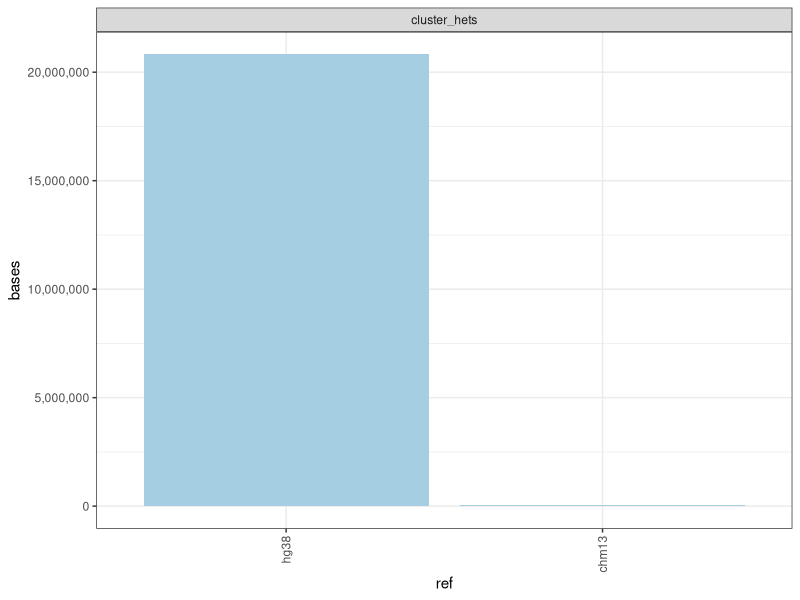
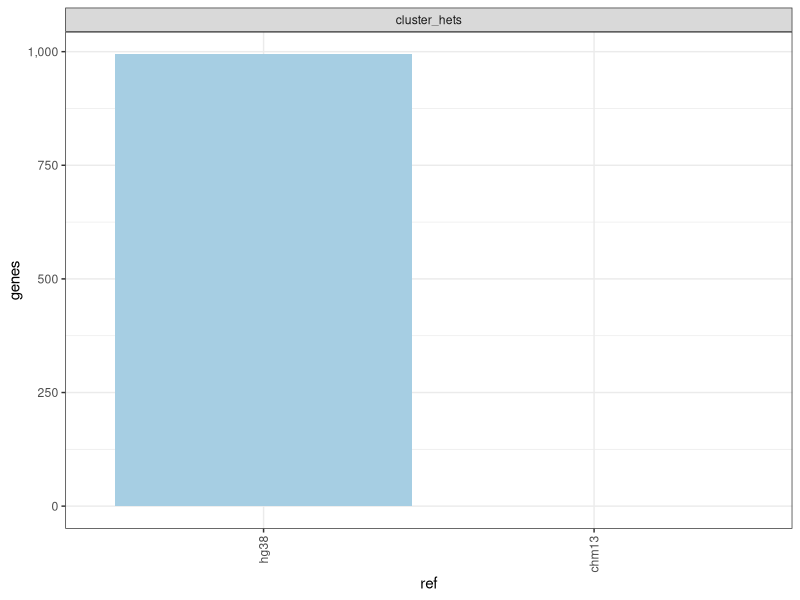
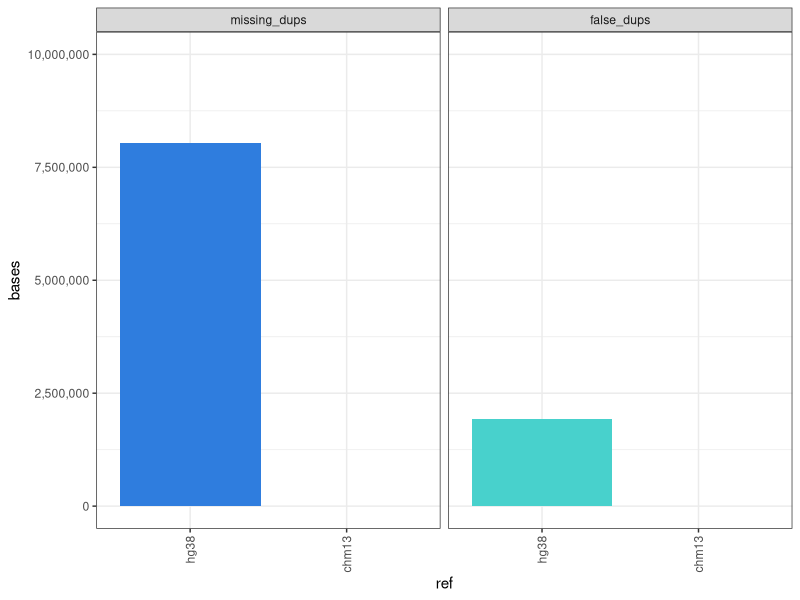
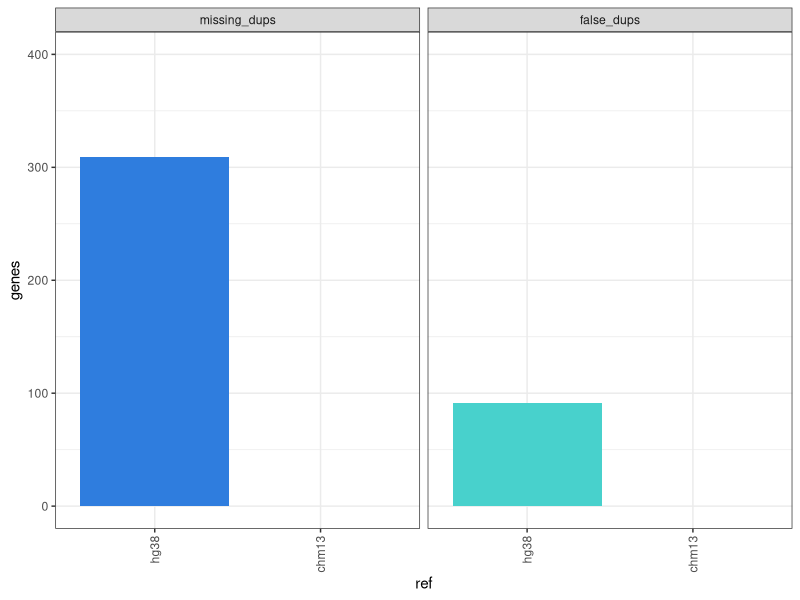
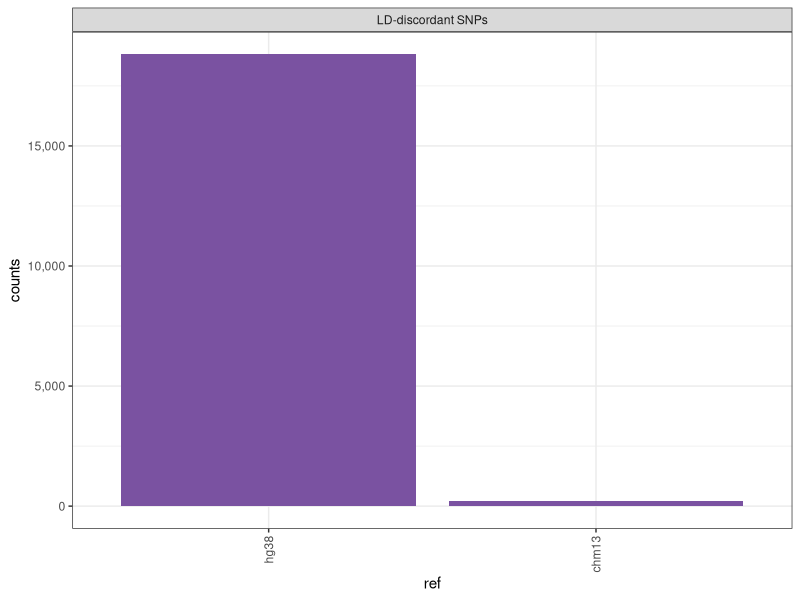
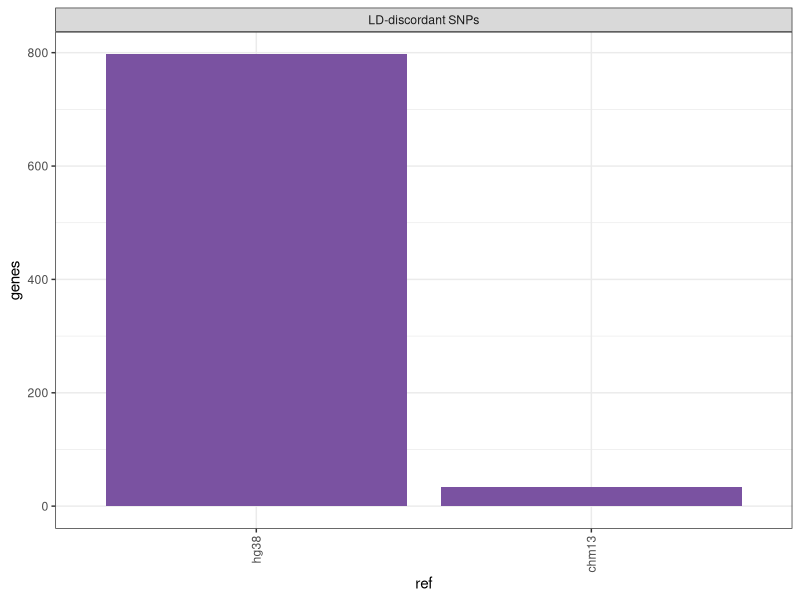
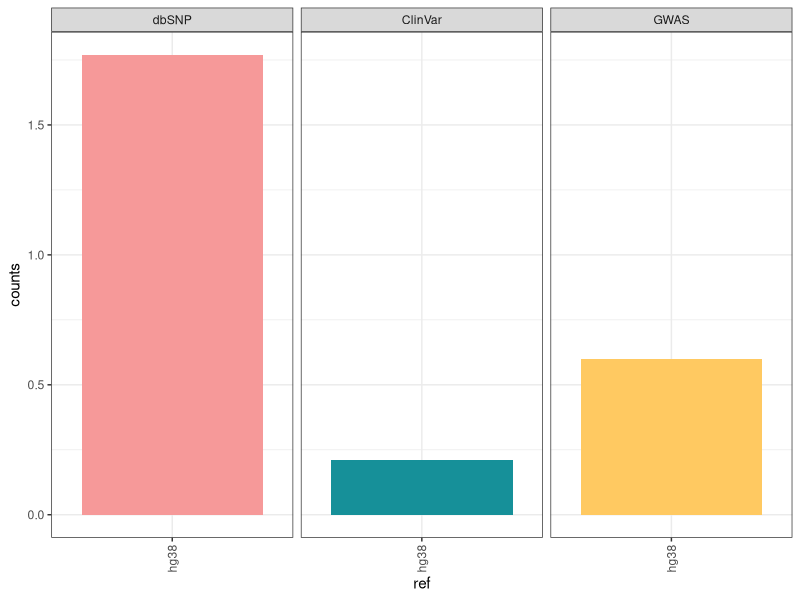
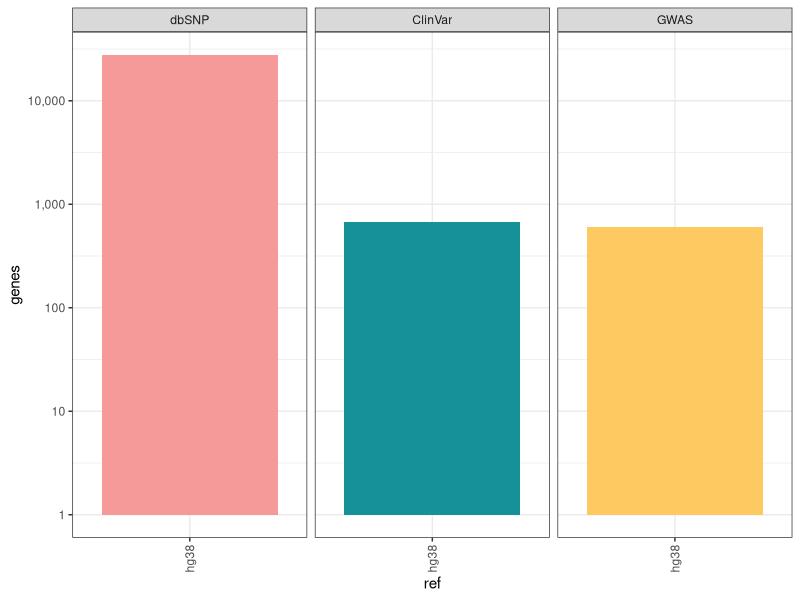

The R script that drew these images, in order:
library(tidyverse)
library(scales)
library(data.table)
library(glue)

setwd("/Users/dcsoto/Documents/PhD/Manuscripts/submitted/ms_T2T_variants/Plots/summaries")

mytheme <- theme_bw() + theme(axis.text.x = element_text(angle = 90, vjust = 0.5, hjust=1)) + theme(legend.position = "none")

## FP het clusters

data.frame(bases=c(20821000, 67000),
           ref=factor(c("hg38","chm13"), level=c("hg38","chm13")),
           type=factor(c("cluster_hets","cluster_hets"),
                       levels=c("cluster_hets"))) %>%
  ggplot() +  geom_bar(aes(x=ref, y=bases, fill=type), stat="identity") + facet_wrap(~type) +
  scale_fill_manual(values=c("#a6cee3")) + scale_y_continuous(label=comma) + mytheme

ggsave("cluster_hets_bases.pdf", width=3, height=5)

data.frame(genes=c(994, 0),
           ref=factor(c("hg38","chm13"), level=c("hg38","chm13")),
           type=factor(c("cluster_hets","cluster_hets"),
                       levels=c("cluster_hets"))) %>%
  ggplot() +  geom_bar(aes(x=ref, y=genes, fill=type), stat="identity") + facet_wrap(~type) +
  scale_fill_manual(values=c("#a6cee3","#2F7DDE","#48D1CC")) + scale_y_continuous(label=comma) + mytheme

ggsave("cluster_hets_genes.pdf", width=3, height=5)

## Duplication errors

data.frame(bases=c(8041000, 7000, 1930833),
           ref=factor(c("hg38","chm13","hg38"), level=c("hg38","chm13")),
           type=factor(c("missing_dups", "missing_dups","false_dups"),
                       levels=c("missing_dups","false_dups"))) %>%
  ggplot() +  geom_bar(aes(x=ref, y=bases, fill=type), stat="identity") + facet_wrap(~type) +
  scale_fill_manual(values=c("#2F7DDE","#48D1CC")) + scale_y_continuous(label=comma, limits=c(0,10000000)) + mytheme

ggsave("copies_bases.pdf", width=3, height=5)

data.frame(genes=c(309, 0, 91),
           ref=factor(c("hg38","chm13","hg38"), level=c("hg38","chm13")),
           type=factor(c("missing_dups", "missing_dups","false_dups"),
                       levels=c("missing_dups","false_dups"))) %>%
  ggplot() +  geom_bar(aes(x=ref, y=genes, fill=type), stat="identity") + facet_wrap(~type) +
  scale_fill_manual(values=c("#2F7DDE","#48D1CC")) + scale_y_continuous(label=comma, limits=c(0,400)) + mytheme

ggsave("copies_genes.pdf", width=3, height=5)

# LD-discordant haps

data.frame(counts=c(18813, 209),ref=factor(c("hg38","chm13"), level=c("hg38","chm13")), type=c("LD-discordant SNPs")) %>%
  ggplot() +  geom_bar(aes(x=ref, y=counts, fill=type), stat="identity") + facet_wrap(~type) +
  scale_fill_manual(values=c("#7a52a1")) + scale_y_continuous(label=comma) + mytheme

ggsave("ld_discordant_snps.pdf", width=3, height=5)

data.frame(genes=c(797, 34),ref=factor(c("hg38","chm13"), level=c("hg38","chm13")), type=c("LD-discordant SNPs")) %>%
  ggplot() +  geom_bar(aes(x=ref, y=genes, fill=type), stat="identity") + facet_wrap(~type) +
  scale_fill_manual(values=c("#7a52a1")) + scale_y_continuous(label=comma) + mytheme

ggsave("ld_discordant_genes.pdf", width=3, height=5)

# Lift over issues plot

data.frame(counts=c(1.77, 0.21, 0.6),
           ref=factor(c("hg38","hg38","hg38"), level=c("hg38","chm13")), 
           type=factor(c("dbSNP","ClinVar","GWAS"), level=c("dbSNP","ClinVar","GWAS"))) %>%
  ggplot() +  geom_bar(aes(x=ref, y=counts, fill=type), stat="identity") + facet_wrap(~type) +
  scale_fill_manual(values=c("#f69999","#169099","#ffc961")) + scale_y_continuous(label=comma) + mytheme

ggsave("lifover_issues_counts.pdf", width=2, height=5)

data.frame(genes=c(27811, 674, 606),
           ref=factor(c("hg38","hg38","hg38"), level=c("hg38","chm13")), 
           type=factor(c("dbSNP","ClinVar","GWAS"), level=c("dbSNP","ClinVar","GWAS"))) %>%
  ggplot() +  geom_bar(aes(x=ref, y=genes, fill=type), stat="identity") + facet_wrap(~type) +
  scale_fill_manual(values=c("#f69999","#169099","#ffc961")) + scale_y_continuous(label=comma, trans='log10') + mytheme

ggsave("lifover_issues_genes.pdf", width=2, height=5)

## Non-syntenic

data.frame(bases=c(282173048, 240044315, 189036735),
           ref=factor(c("hg38","chm13","chm13"), level=c("hg38","chm13")), 
           type=c("non-syntenic","non-syntenic","novel")) %>%
  ggplot() +  geom_bar(aes(x=ref, y=bases, fill=type), stat="identity") + facet_wrap(~type) +
  scale_fill_manual(values=c("#aa773f","#aa773f")) + scale_y_continuous(label=comma, breaks = seq(0, 300000000, by = 50000000))  + mytheme

ggsave("non-syntenic_bases.pdf", width=3, height=5)

data.frame(genes=c(2170, 2905, 1791),
           ref=factor(c("hg38","chm13", "chm13"), level=c("hg38","chm13")), 
           type=c("non-syntenic", "non-syntenic", "novel")) %>%
  ggplot() +  geom_bar(aes(x=ref, y=genes, fill=type), stat="identity") + facet_wrap(~type) +
  scale_fill_manual(values=c("#aa773f","#aa773f")) + scale_y_continuous(label=comma)  + mytheme

ggsave("non-syntenic_genes.pdf", width=3, height=5)
